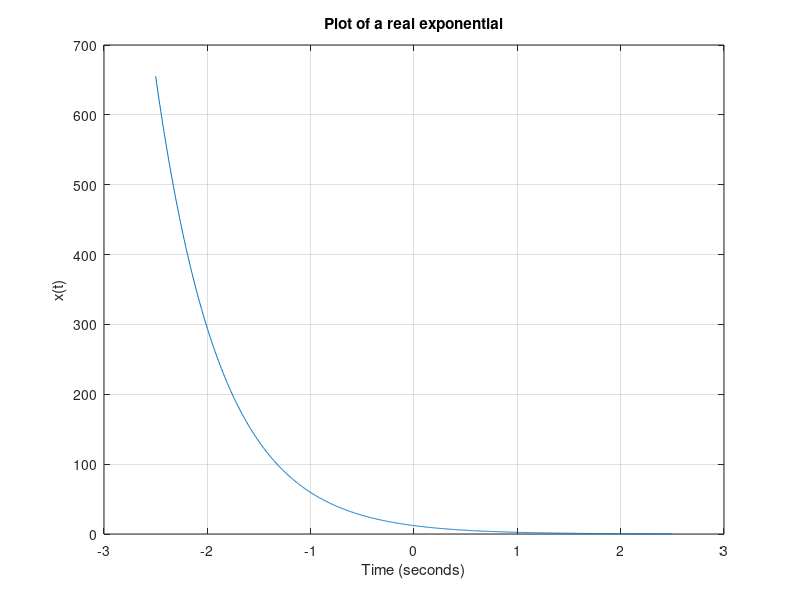
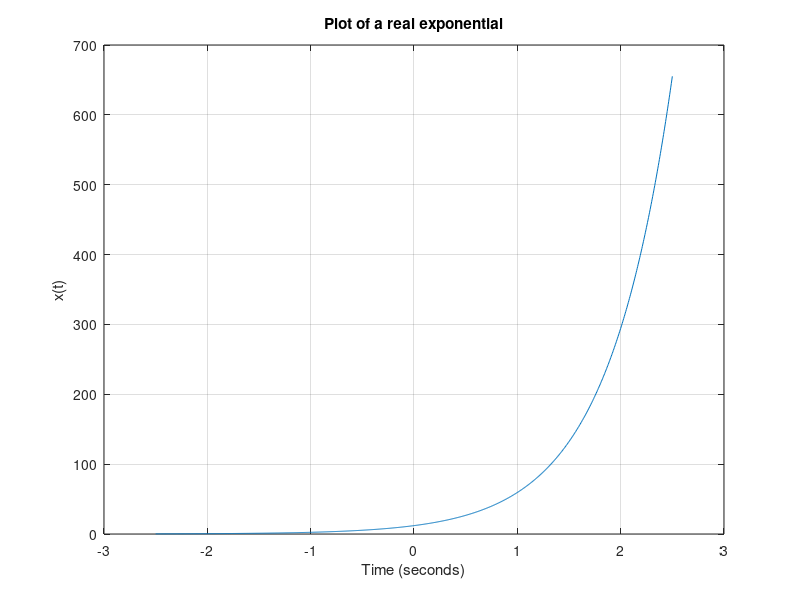
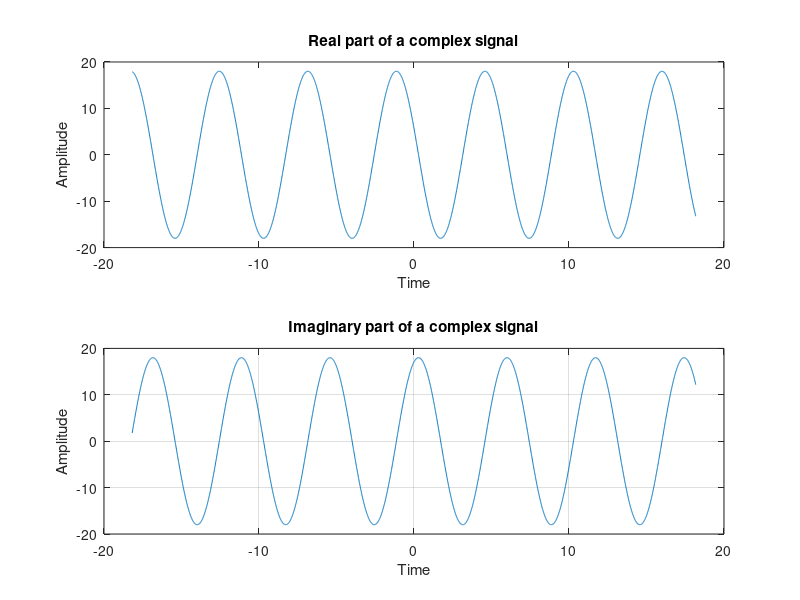
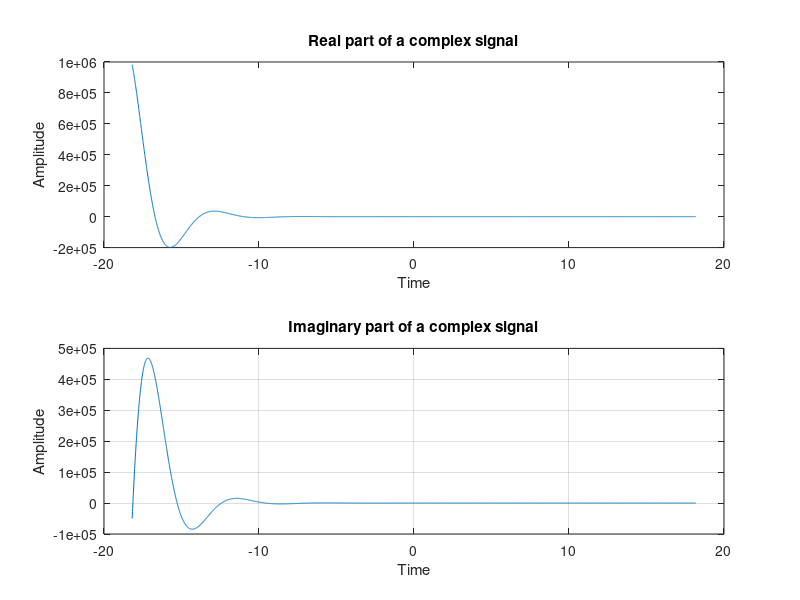

These figures' MATLAB source, in order:
figure(1)
a = 1.6;  
C = 12;   
t = linspace(-4/a, 4/a, 1000);
x = C * exp(-a * t);
plot(t, x);
xlabel('Time (seconds)');
ylabel('x(t)');
title('Plot of a real exponential');
grid on;

figure(2)
a = 1.6;  
C = 12;   
t = linspace(-4/a, 4/a, 1000);
x = C * exp(a * t);
plot(t, x);
xlabel('Time (seconds)');
ylabel('x(t)');
title('Plot of a real exponential');
grid on;

figure(3)
A = 18;            
theta = 1.1;       
omega0 = 1.1;          
t = -20/1.1:0.01:20/1.1; 
x = A * exp(1i * (1.1 * t + 1.25));
real_part = real(x);
imag_part = imag(x);
subplot(2, 1, 1);
plot(t, real_part);
title('Real part of a complex signal');
xlabel('Time');
ylabel('Amplitude');
subplot(2, 1, 2);
plot(t, imag_part);
title('Imaginary part of a complex signal');
xlabel('Time');
ylabel('Amplitude');
grid on;

figure(4)
A = 18;         
theta = 1.1;   
r = -0.6;       
omega0 = 1.1;     
t = -20/1.1:0.01:20/1.1  
a = r + 1i * omega0;
C = A * exp(1i * theta);
x = C * exp(a * t);
real_part = real(x);
imag_part = imag(x);
subplot(2, 1, 1);
plot(t, real_part);
title('Real part of a complex signal');
xlabel('Time');
ylabel('Amplitude');
subplot(2, 1, 2);
plot(t, imag_part);
title('Imaginary part of a complex signal');
xlabel('Time');
ylabel('Amplitude');
grid on;
